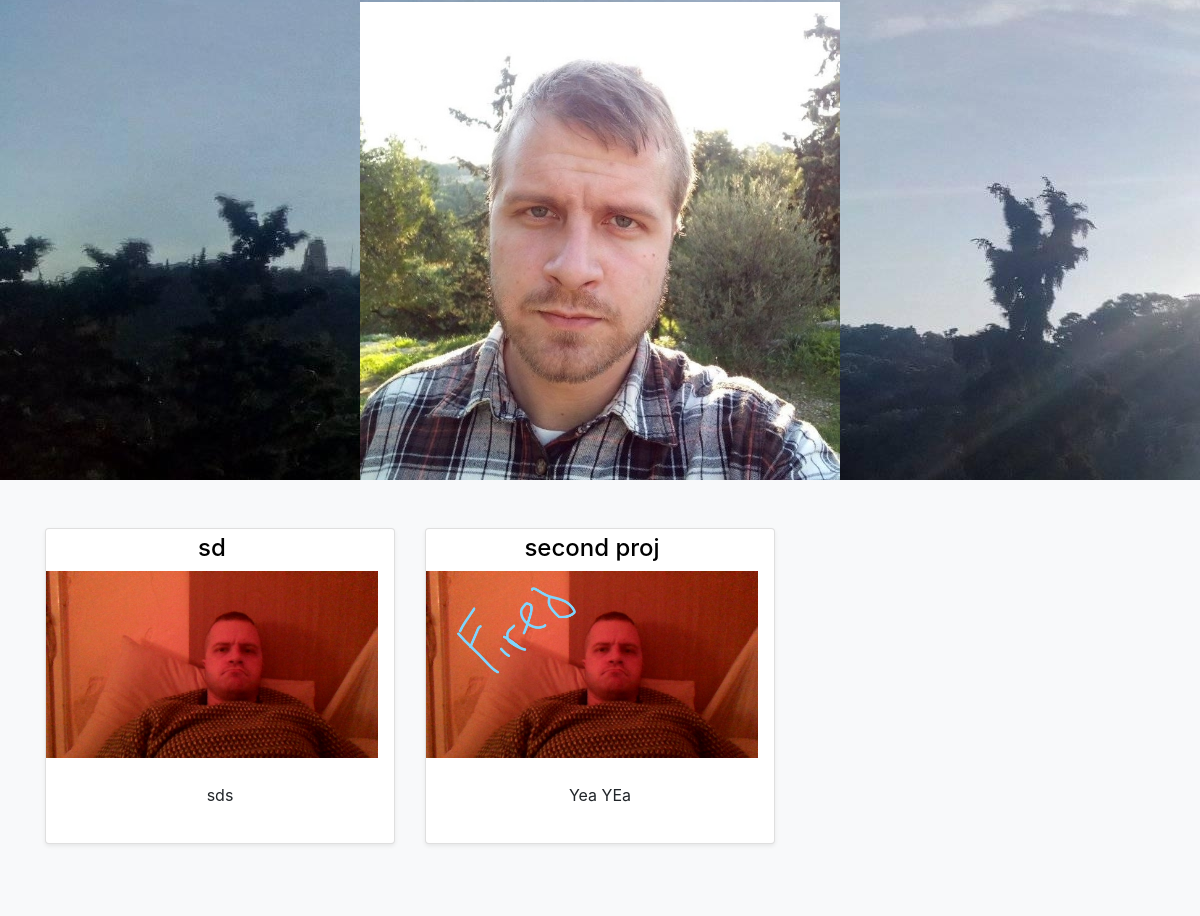
Before: / (lower part) with the older database file.
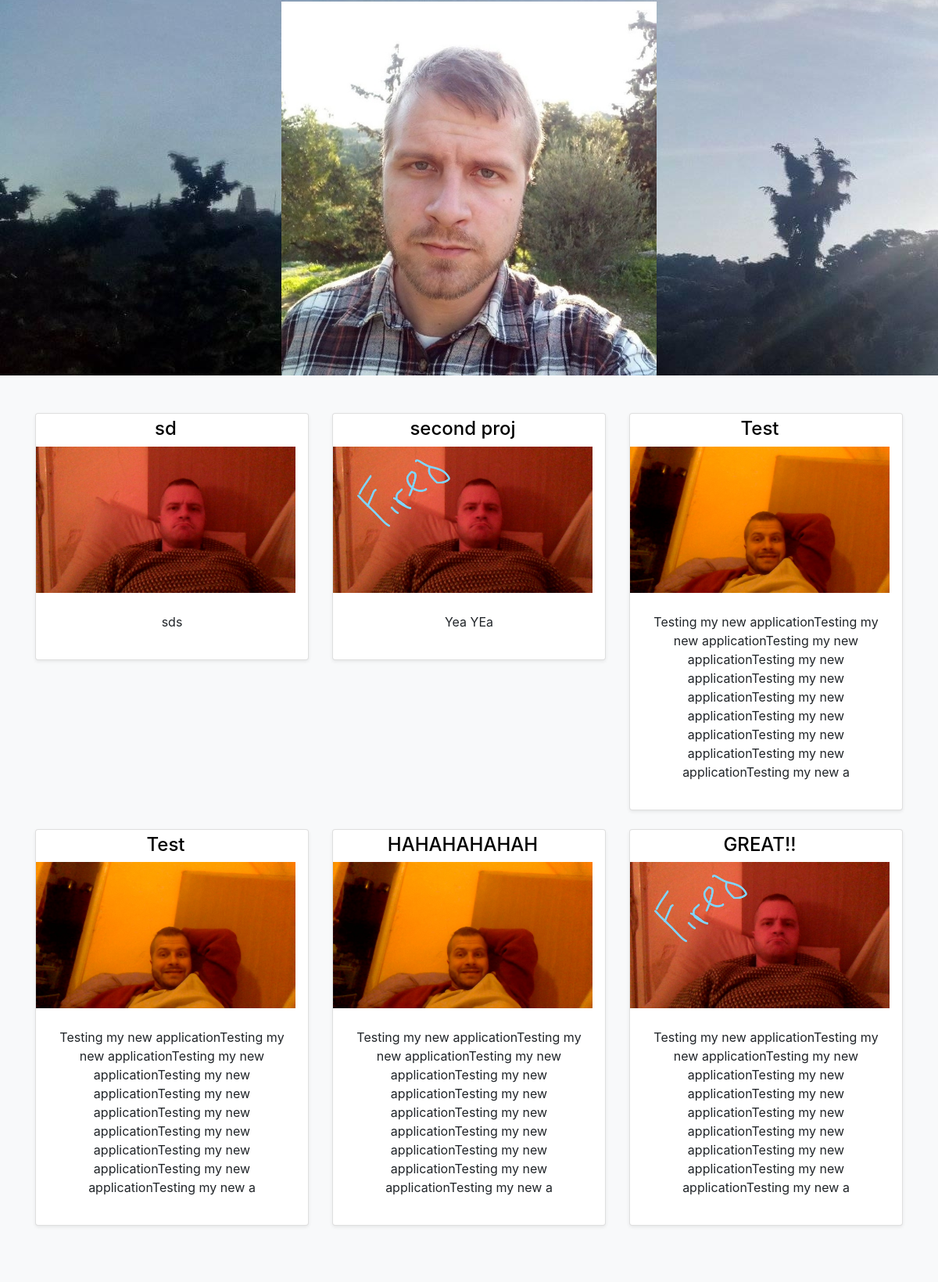
After: the same page with the newer database file.
### portofolio/models.py (models this page shows, shortened)
class Project(models.Model):
    title = models.CharField(max_length=100)
    description = models.CharField(max_length=250)
    image=models.ImageField(upload_to='portofolio/images')
    url = models.URLField(blank=True)

### portofolio/views.py (the view)
# urls.py: path('', views.HomePage, name = "home"),
def HomePage(request):
    projects = Project.objects.all()
    return render(request,"portofolio/index.html",{'projects': projects})

### portofolio/templates/portofolio/index.html (shortened to what this page needs)
{% extends 'portofolio/base.html' %}
{% block content %}
    <center>
    <br>
    {% load static %}
    <img class="img" src="{% static 'portofolio/images/front.jpg' %}" width="40%" height="40%">
    <br>
    <div class="album py-5 bg-light">
        <div class="container">
          <div class="row">
            {% for project in projects %}
            <div class="col-md-4">
              <div class="card mb-4 shadow-sm">
                <a class="navbar-brand" href="{% url 'home' %}">
                <section>
                  <h4>{{ project.title }}</h4>
                </section>
                <img src="{{ project.image.url }}" alt="" width="100%" height="100%">
                </a>
                <div class="card-body">
                  <p class="card-text">{{ project.description }}</p>
                </div>
              </div>
            </div>
              {% endfor %}
          </div>
        </div>
    </div>
    </center>
{% endblock %}

Changed rows visible on the page:
added Project: title "Test", image (picture), description "Testing my new applicationTesting my new applicationTesting my new applicationTesting my new applicationTesting my new applicationTesting my new applicationTesting my new applicationTesting my new applicationTesting my new applicationTesting my new a"
added Project: title "Test", image (picture), description "Testing my new applicationTesting my new applicationTesting my new applicationTesting my new applicationTesting my new applicationTesting my new applicationTesting my new applicationTesting my new applicationTesting my new applicationTesting my new a"
added Project: title "HAHAHAHAHAH", image (picture), description "Testing my new applicationTesting my new applicationTesting my new applicationTesting my new applicationTesting my new applicationTesting my new applicationTesting my new applicationTesting my new applicationTesting my new applicationTesting my new a"
added Project: title "GREAT!!", image (picture), description "Testing my new applicationTesting my new applicationTesting my new applicationTesting my new applicationTesting my new applicationTesting my new applicationTesting my new applicationTesting my new applicationTesting my new applicationTesting my new a"
